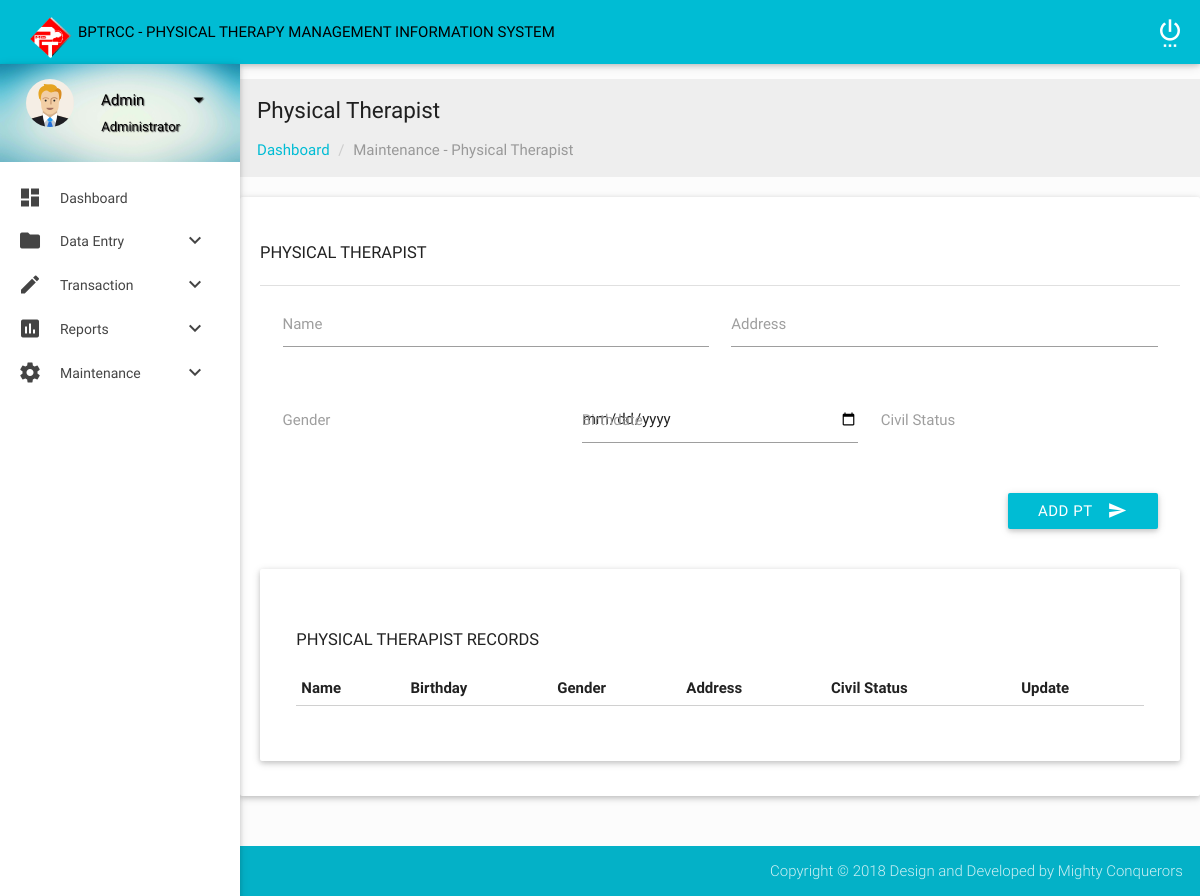
Page /admin/physicalTherapist.php on the earlier database version.
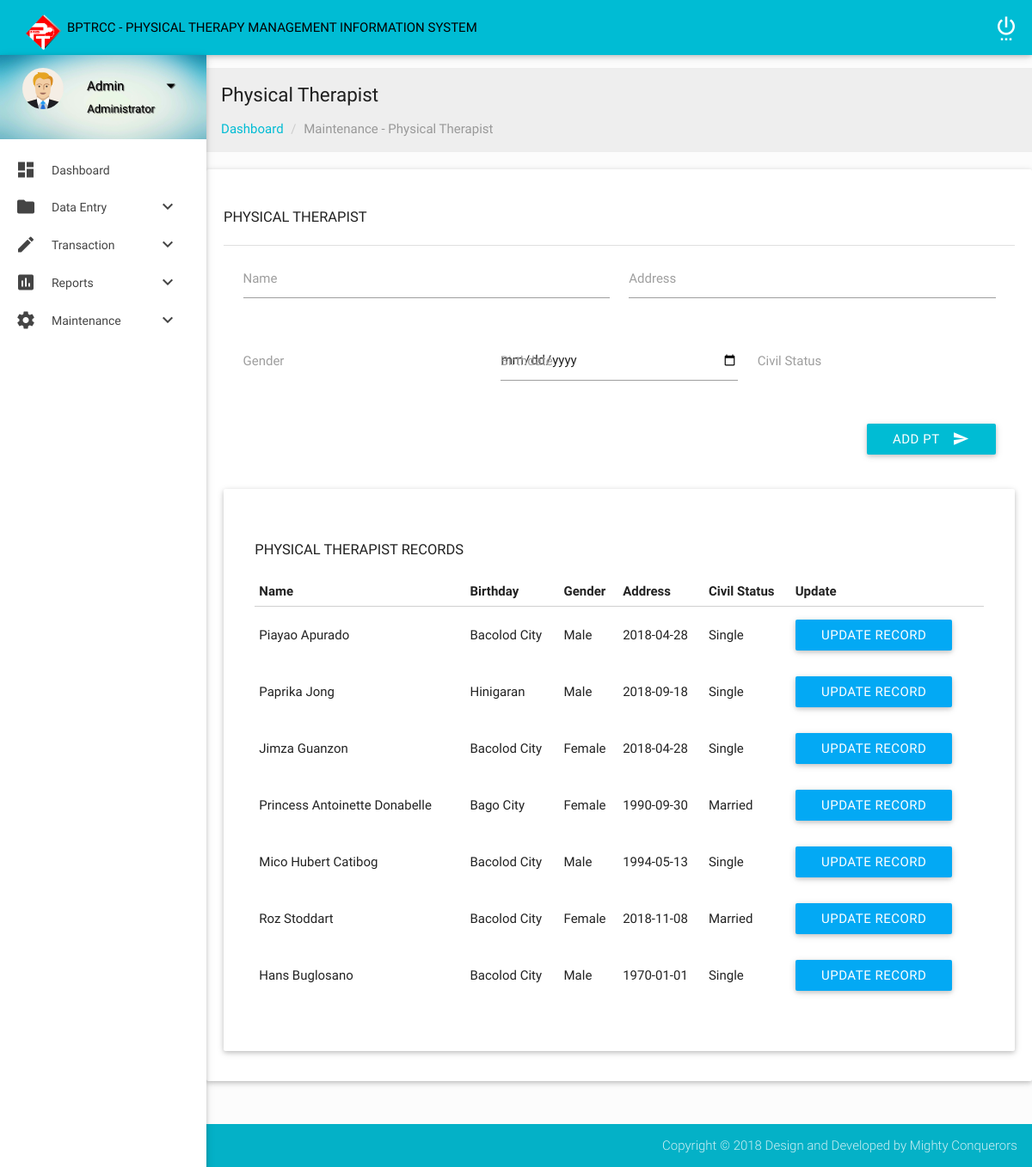
Same page on the later database version.
### tables this page shows
CREATE TABLE `pt` (
  `PT_ID` int(11) NOT NULL,
  `PT_Name` varchar(30) NOT NULL,
  `PT_Address` varchar(30) NOT NULL,
  `PT_Gender` varchar(7) NOT NULL,
  `PT_Birthday` date NOT NULL,
  `PT_CivilStatus` varchar(15) NOT NULL
);

### admin/physicalTherapist.php (the view, shortened to what this page needs)
<?php include("header.php"); ?>
            <section class="section">
                <div id="breadcrumbs-wrapper" class=" grey lighten-3">
                  <div class="container">
                    <div class="row">
                      <div class="col s12 m12 l12">
                        <h5 class="breadcrumbs-title">Physical Therapist</h5>
                        <ol class="breadcrumb">
                            <li><a href="index.html">Dashboard</a></li>
                            <li class="active">Maintenance - Physical Therapist</li>
                        </ol>
                      </div>
                    </div>
                  </div>
                </div>
                <?php include_once("config.php"); ?>
                 <div class="card-panel">
                    <h4 class="header2">Physical Therapist</h4>
                        <div class="divider"></div>
                        <div class="row">
                            <form class="col s12" action="PTActionAdd.php" method="post">
                                <div class="row">
                                    <div class="input-field col s6">
                                        <input id="PTName" type="text" name="PTName" required>
                                        <label for="PTName">Name</label>
                                    </div>
                                    <div class="input-field col s6">
                                        <input id="patientAddress" type="text" name="patientAddress" required>
                                        <label for="patientAddress">Address</label>
                                    </div>
                                </div>
                                <div class="row">
                                    <div class="input-field col s4">
                                        <label for="patientGender">Gender</label>
                                    </div>
                                     <div class="input-field col s4">
                                            <input id="patientBday" type="date" class="datepicker" name="patientBday" required>
                                            <label for="patientBday">Birthdate</label>
                                        </div>
                                        <div class="input-field col s4">
                                            <label for="patientCivilStatus">Civil Status</label>
                                        </div>
                                </div>
                                 <div class="row">
                                        <div class="input-field col s12">
                                            <button class="btn cyan waves-effect waves-light right" type="submit" name="Submit" value="add">Add PT<i class="mdi-content-send right"></i></button>
                                    </div>
                            </div>
                       </form>
                </div>
                <div class="card-panel">
                    <div class="container">
                        <div class="section">
                            <div id="table-datatables">
                                <h4 class="header2">Physical Therapist Records</h4>
                                    <div class="row">
                                        <div class="col s12 m8 l12">
                                            <table id="data-table-simple" class="responsive-table display" cellspacing="0">
                                                <thead>
                                                    <tr>
                                                        <th>Name</th>
                                                        <th>Birthday</th>
                                                        <th>Gender</th>
                                                        <th>Address</th>
                                                        <th>Civil Status</th>
                                                        <th>Update</th>
                                                    </tr>
                                                </thead>
                                                <tbody>
                                                    <?php
                                                    $result = mysqli_query($mysqli, "SELECT * FROM PT ORDER BY PT_ID DESC");
                                                    while ($res = mysqli_fetch_array($result)) { ?>
                                                    <tr>
                                                        <td><?php echo $res['PT_Name']; ?></td>
                                                        <td><?php echo $res['PT_Address']; ?></td>
                                                        <td><?php echo $res['PT_Gender']; ?></td>
                                                        <td><?php echo $res['PT_Birthday']; ?></td>
                                                        <td><?php echo $res['PT_CivilStatus']; ?></td>
                                                        <td><button href="#edit<?php echo $res['PT_ID']; ?>" data-toggle="modal" class="waves-effect waves-light modal-trigger light-blue btn"><span class="glyphicon glyphicon-edit"></span> Update Record</button>
                                                            <?php include("PTButton.php"); }?>
                                                        </td>
                                                    </tr>
                                                </tbody>
                                            </table>
                                        </div>
                                    </div>
                            </div>
                        </div>
                    </div>
                </div>
            </section>
        </div>
    </div>
    <footer class="page-footer">
        <div class="footer-copyright">
            <div class="container">
                <span class="right">  Copyright © 2018 Design and Developed by Mighty Conquerors</span>
            </div>
        </div>
    </footer>
</body>
</html>

### admin/header.php (shortened to what this page needs)
<!DOCTYPE html>
<html lang="en">
<head>
    <link href="css/materialize.css" type="text/css" rel="stylesheet" media="screen,projection">
    <link href="css/style.css" type="text/css" rel="stylesheet" media="screen,projection">
  <link href="css/prism.css" type="text/css" rel="stylesheet" media="screen,projection">
  <link href="js/plugins/chartist-js/chartist.min.css" type="text/css" rel="stylesheet" media="screen,projection">
  <link href="js/plugins/perfect-scrollbar/perfect-scrollbar.css" type="text/css" rel="stylesheet" media="screen,projection">
  <link href="js/plugins/fullcalendar/css/fullcalendar.min.css" type="text/css" rel="stylesheet" media="screen,projection">
  <link href="http://cdn.datatables.net/1.10.6/css/jquery.dataTables.min.css" type="text/css" rel="stylesheet" media="screen,projection">
<link rel="stylesheet" href="//code.jquery.com/ui/1.11.4/themes/smoothness/jquery-ui.css">
  <link href="https://cdnjs.cloudflare.com/ajax/libs/select2/4.0.3/css/select2.min.css" rel="stylesheet" />
</head>
<body>
    <header id="header" class="page-topbar">
        <div class="navbar-fixed">
            <nav class="cyan">
                <div class="nav-wrapper">
                     <h1 class="logo-wrapper"><a href="index.php" class="brand-logo darken-1"><img src="images/logo.png" style="width:65px;height:20;"" alt="PTMIS-logo"> </h1></a><a href="index.php"> <span class="black-text">&nbsp;&nbsp;&nbsp;&nbsp;&nbsp;&nbsp;&nbsp;&nbsp;&nbsp;&nbsp;&nbsp;&nbsp;&nbsp;&nbsp;&nbsp;&nbsp;&nbsp;&nbsp;&nbsp;&nbsp;&nbsp;BPTRCC - PHYSICAL THERAPY MANAGEMENT INFORMATION SYSTEM</span></a>
                    <ul class="right hide-on-med-and-down">
                        <li><a href="../logout.php" class="waves-effect waves-block waves-light"><i class="mdi-action-settings-power"></i></a>
                    </ul>
                </div>
            </nav>
        </div>
    </header>
    <div id="main">
        <div class="wrapper">
            <aside id="left-sidebar-nav">
                <ul id="slide-out" class="side-nav fixed leftside-navigation">
                    <li class="user-details cyan darken-2">
                        <div class="row">
                            <div class="col col s4 m4 l4">
                                <img src="images/user.png" alt="" class="circle responsive-img valign profile-image">
                            </div>
                            <div class="col col s8 m8 l8">
                                <a class="btn-flat dropdown-button waves-effect waves-light black-text profile-btn"  href="#" data-activates="profile-dropdown">Admin<i class="mdi-navigation-arrow-drop-down right"></i></a>
                                <p class="user-roal black-text">Administrator</p>
                            </div>
                        </div>
                    </li>
                    <li class="bold"><a href="index.php" class="waves-effect waves-cyan"><i class="mdi-action-dashboard"></i> Dashboard</a>
                    </li>
                    <li class="no-padding">
                        <ul class="collapsible collapsible-accordion">
                            <li class="bold"><a class="collapsible-header waves-effect waves-cyan"><i class="mdi-file-folder"></i> Data Entry<i class="mdi-hardware-keyboard-arrow-down right"></i></a>
                            </li>
                            <li class="bold"><a class="collapsible-header  waves-effect waves-cyan"><i class="mdi-editor-mode-edit"></i> Transaction<i class="mdi-hardware-keyboard-arrow-down right"></i></a>
                            </li>
                            <li class="bold"><a class="collapsible-header  waves-effect waves-cyan"><i class="mdi-editor-insert-chart"></i> Reports<i class="mdi-hardware-keyboard-arrow-down right"></i></a>
                            </li>
                            <li class="bold"><a class="collapsible-header  waves-effect waves-cyan"><i class="mdi-action-settings"></i> Maintenance<i class="mdi-hardware-keyboard-arrow-down right"></i></a>
                            </li>
                        </ul>
                    </li>
                </ul>
            </aside>

### admin/PTButton.php (shortened to what this page needs)
<div id="edit<?php echo $res['PT_ID']; ?>" class="modal">

### admin/css/style.css (style rules this page uses)
body { background-color: #fcfcfc; }
#main, footer { padding-left: 240px; }
.container { padding: 0 0.5rem; margin: 0 auto; max-width: 100% !important; width: 98%; }
@media only screen and (min-width: 601px) { .container { width: 98%; } }
@media only screen and (min-width: 993px) { .container { width: 98%; } }
h4.header2 { font-size: 1.1rem; font-weight: 400; text-transform: uppercase; }
h1.logo-wrapper { margin: 0px 0px; }
header .brand-logo { margin: 5px 0px; padding: 0 20px; }
ul.side-nav.fixed { top: 64px; }
.side-nav a { line-height: 42px; height: 42px; }
#left-sidebar-nav { position: fixed; width: 100px; left: 180px; z-index: 999; height: auto; }
#slide-out li a i { line-height: inherit; width: 2rem; font-size: 1.6rem; display: block; float: left; text-align: center; margin-right: 1rem; }
ul.side-nav li { padding: 0; }
ul.side-nav .collapsible-header { margin: 0; }
ul.side-nav.fixed { overflow: hidden; }
ul.side-nav.fixed li { line-height: 44px; }
ul.side-nav.fixed li a { font-size: 14px; font-weight: 400; }
ul.side-nav.fixed ul.collapsible-accordion { background-color: #FFF; }
ul.side-nav.fixed li.user-details { background: url(../images/user-bg.jpg) no-repeat center center; -webkit-background-size: cover; -moz-background-size: cover; -o-background-size: cover; background-size: cover; margin-bottom: 15px; padding: 15px 0px 0px 15px; }
.user-details .row { margin: 0; }
ul.side-nav.fixed .profile-btn { margin: 0; text-transform: capitalize; padding: 0; text-shadow: 1px 1px 1px #444; font-size: 15px; }
.user-roal { color: #fff; margin-top: -16px; font-size: 13px; text-shadow: 1px 1px 1px #444; }
.bold > a { font-weight: bold; }
.breadcrumb { padding: 0px; margin: 15px 0px; list-style: none; }
.breadcrumbs-title { font-size: 1.5rem; line-height: 1.804rem; margin: 18px 0px 0px 0px; }
.breadcrumb > li { display: inline-block; }
.breadcrumb a { color: #00bcd4; }
.breadcrumb .active { font-weight: normal; color: #999; }
.breadcrumb > li + li:before { padding: 0 5px; color: #ccc; content: "/\00a0"; }
#flotchart td, th { padding: 5px; }
.collapsible-header { font-weight: 500; }
footer.page-footer { padding-top: 0px; }

Differences in the rows shown:
added pt: PT_Name "Piayao Apurado", PT_Address "Bacolod City", PT_Gender "Male", PT_Birthday "2018-04-28", PT_CivilStatus "Single"
added pt: PT_Name "Paprika Jong", PT_Address "Hinigaran", PT_Gender "Male", PT_Birthday "2018-09-18", PT_CivilStatus "Single"
added pt: PT_Name "Jimza Guanzon", PT_Address "Bacolod City", PT_Gender "Female", PT_Birthday "2018-04-28", PT_CivilStatus "Single"
added pt: PT_Name "Princess Antoinette Donabelle", PT_Address "Bago City", PT_Gender "Female", PT_Birthday "1990-09-30", PT_CivilStatus "Married"
added pt: PT_Name "Mico Hubert Catibog", PT_Address "Bacolod City", PT_Gender "Male", PT_Birthday "1994-05-13", PT_CivilStatus "Single"
added pt: PT_Name "Roz Stoddart", PT_Address "Bacolod City", PT_Gender "Female", PT_Birthday "2018-11-08", PT_CivilStatus "Married"
added pt: PT_Name "Hans Buglosano", PT_Address "Bacolod City", PT_Gender "Male", PT_Birthday "1970-01-01", PT_CivilStatus "Single"
